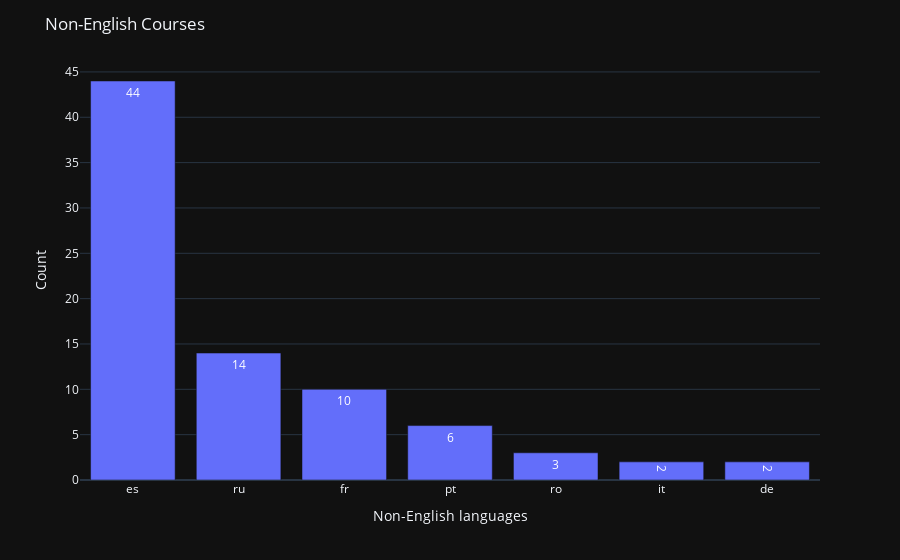

Source (notebook cell):
### Code cell
plot_lan(lang_df)

### Figure 1 — Plotly figure (JSON) as saved in the notebook; plotly's stock layout.template omitted (floating-point values rounded to 4 significant figures)
{"data": [{"alignmentgroup": "True", "hovertemplate": "language=%{x}<br>count=%{text}<extra></extra>", "legendgroup": "", "marker": {"color": "#636efa", "pattern": {"shape": ""}}, "name": "", "offsetgroup": "", "orientation": "v", "showlegend": false, "text": [44, 14, 10, 6, 3, 2, 2], "textposition": "auto", "type": "bar", "x": ["es", "ru", "fr", "pt", "ro", "it", "de"], "xaxis": "x", "y": [44, 14, 10, 6, 3, 2, 2], "yaxis": "y"}], "layout": {"barmode": "relative", "hovermode": false, "legend": {"tracegroupgap": 0}, "margin": {"t": 60}, "title": {"text": "Non-English Courses"}, "xaxis": {"anchor": "y", "domain": [0, 1], "title": {"text": "Non-English languages"}}, "yaxis": {"anchor": "x", "domain": [0, 1], "title": {"text": "Count"}}}}
